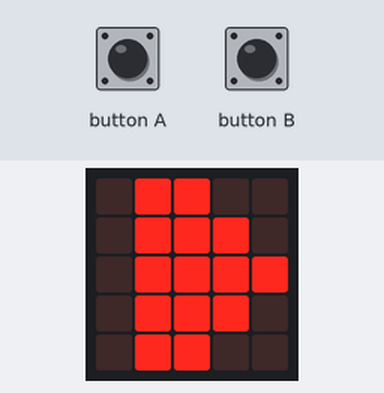
Recording of a program running on a simulated BBC micro:bit (MakeCode). On the bench: the board's 5×5 LED display. The test bench sets the inputs (shaded band). The 48×5 strip is a reading aid, not a part: it shows the text the display is scrolling, unrolled, one strip-width of it at a time.

Above: at 13.3 s.
13.4 s: button A pressed for 0.15 s
At 16.2 s:
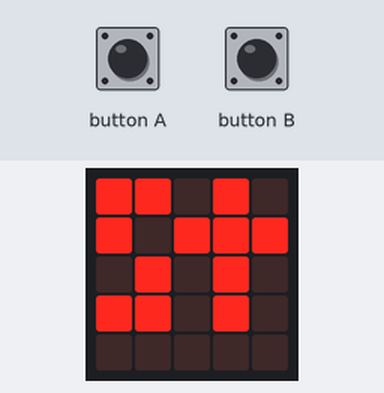
16.5 s: button B pressed for 0.15 s
At 17.8 s:
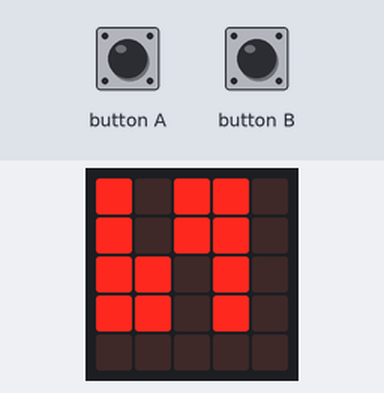
18.6 s: button B pressed for 0.15 s
At 19.7 s:
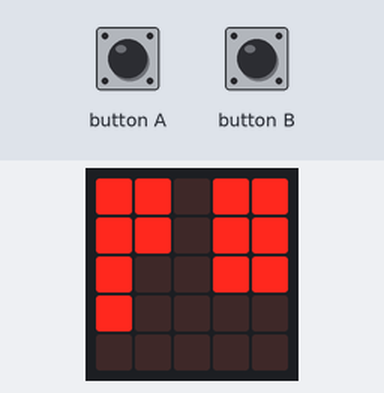

Measured:
- after the input at 13.4 s, the display: first changes after 0.15 s (image 1 shows a later state)
- after the input at 16.5 s, the display: first changes after 0.15 s (image 2 shows a later state)
- after the input at 18.6 s, the display: first changes after 0.15 s (image 3 shows a later state)

The program:

main.ts
```typescript
input.onButtonPressed(Button.A, function () {
    if (nivel == 0) {
        // Ejecutar transición cuando salimos del nivel 0
        transicionEntreNiveles()
        nivel += 1
    } else {
        basic.clearScreen()
        basic.pause(20)
        nivel += 0 - 1
        if (nivel < 1) {
            nivel = 3
        }
    }
})
input.onButtonPressed(Button.B, function () {
    if (nivel > 0) {
        basic.clearScreen()
        basic.pause(20)
        nivel += 1
        if (nivel >= 4) {
            // Reiniciar el nivel si es mayor que 3
            nivel = 1
        }
    }
})
function transicionEntreNiveles () {
    // Mostrar una animación de transición con LEDs
    basic.showLeds(`
        . . . . .
        . . . . .
        . . # . .
        . . . . .
        . . . . .
        `)
    basic.pause(100)
    basic.showLeds(`
        . . . . .
        . # # # .
        . # # # .
        . # # # .
        . . . . .
        `)
    basic.pause(100)
    basic.showLeds(`
        # # # # #
        # # # # #
        # # # # #
        # # # # #
        # # # # #
        `)
    basic.pause(100)
    basic.clearScreen()
}
let nivel = 0
nivel = 0
// Mostrar un mensaje inicial
basic.showString("Geometry:bit")
basic.showLeds(`
    . # # . .
    . # # # .
    . # # # #
    . # # # .
    . # # . .
    `)
// Mostrar el número o el nombre del nivel
basic.forever(function () {
    if (nivel > 0) {
        basic.pause(200)
        if (nivel == 1) {
            basic.clearScreen()
            basic.showLeds(`
                # # . # .
                # . # # #
                . # . # .
                # # . # .
                . . . . .
                `)
        } else if (nivel == 2) {
            basic.clearScreen()
            basic.showLeds(`
                # . # # .
                # . # # .
                # # . # .
                # # . # .
                . . . . .
                `)
        } else if (nivel == 3) {
            basic.clearScreen()
            basic.showLeds(`
                # # . # #
                # # . # #
                # . . # #
                # . . . .
                . . . . .
                `)
        }
    }
})
```

test.ts
```typescript
// aquí va el archivo "tests"; esto no se compilará cuando este paquete se utilice como una extensión.
```
